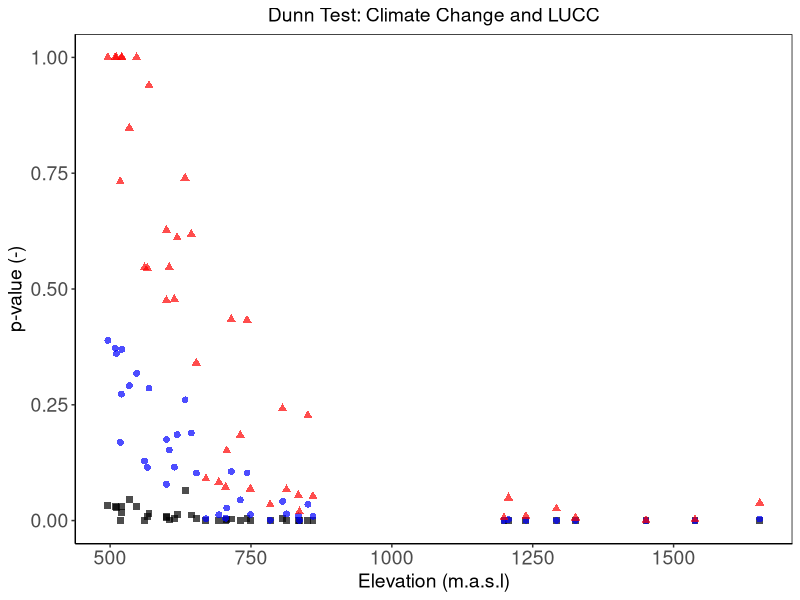

This figure's R source:
# Proyecto Inundaciones Tena

# Autor: Jorge Hurtado - Pidal
# Fecha: 21 de marzo de 2023

# Fig. 8. Effect of climate change and LUCC on floods with kruskal-Wallis with Dunn test

# .................................................................................................

# libraries

{
library(ggplot2)
library(ggpubr)
library(tidyverse)
library(ggtext)
}

# Preparing the environment

cat("\014")       #clean conosle   
rm(list = ls())   #clean environment
graphics.off()    #clean plots

# .................................................................................................

# Load data ----

data <- read.csv("./Results/datafig.csv"); head(data)


# preparin table for climate and land cover change

{
  dntr2.baaf <- data %>% select(elev,dntr2p_baaf) %>% mutate (group = "dntr2.baaf")
  names(dntr2.baaf) <- c("elev","dnpv","group")
  
  dntr10.baaf <- data %>% select(elev, dntr10p_baaf) %>% mutate (group = "dntr10.baaf")
  names(dntr10.baaf) <- c("elev","dnpv","group")
  
  dntr100.baaf <- data %>% select(elev, dntr100p_baaf) %>% mutate (group = "dntr100.baaf")
  names(dntr100.baaf) <- c("elev","dnpv","group")
  
  dn.baaf<- rbind(dntr2.baaf,dntr10.baaf,dntr100.baaf)
}

# .................................................................................................


# .................................................................................................

# Figure of Climate and Lucc Effect

#formula <- (y ~ SSasymp(x, Asym, R0, lrc))

(f3 <-  ggplot(data=dn.baaf,mapping=aes(x=elev, y=dnpv, color=group, linetype=group)) + 
    
    geom_point(aes(shape=group), 
               show.legend=F,size = 2, alpha = 0.7) +
    
    stat_smooth(aes(fill = group, color = group), 
                method = "nls", formula = formula, se = F,show.legend = F)+
    
        scale_colour_manual(name = "Return Period",
                        breaks = c("dntr2.baaf","dntr10.baaf","dntr100.baaf"),
                        labels = c("Rp2","Rp10","Rp100"),
                        values = c("black","blue","red"))+
    
    labs(x = "Elevation (m.a.s.l)", y = "p-value (-)",
         title = "Dunn Test: Climate Change and LUCC", size=5) +
    
    theme(plot.title=element_text(hjust=0.5, size=14),
          axis.title.x = element_text(size = 14),
          axis.text.x = element_text(size = 14),
          axis.text.y = element_text(size = 14),
          axis.title.y = element_text(size = 14),
          panel.background = element_rect(fill = 'white'),
          panel.border = element_rect(colour = "black", fill = NA, size = 0.5),
          axis.line.x = element_line(size = 0.5, color = "black"),
          axis.line.y = element_line(size = 0.5, color = "black"),
          legend.key.size = unit(0.9, 'cm'),
          legend.text = element_text(size=16),
          legend.title = element_text(size=14),
          legend.key = element_rect(fill = "transparent")))


#   theme_bw())

# .................................................................................................



